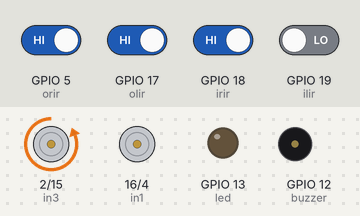
The sketch below on a simulated ESP32. Shown: motor-driver pin pairs drawn as motors (green arrow = first pin HIGH = forward, orange = second pin HIGH = backward, longer = more drive), output pins drawn as LEDs (lit = HIGH), buzzer (waves = sounding, pin HIGH). Inputs (shaded band) come from the test bench; at power-on: GPIO 5 (orir), GPIO 17 (olir), GPIO 18 (irir) HIGH, GPIO 19 (ilir) LOW.

Above: at 2.2 s.
2.3 s: GPIO 19 (ilir) driven HIGH
At 4.1 s:
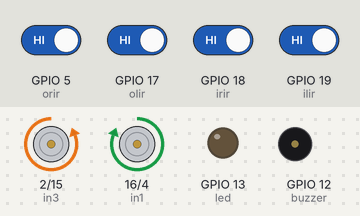
4.8 s: GPIO 18 (irir) driven LOW
At 5.2 s:
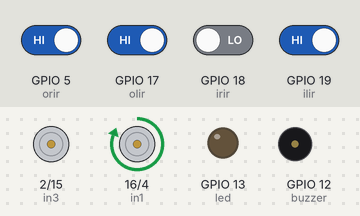
6.3 s: GPIO 19 (ilir) driven LOW
At 6.9 s:
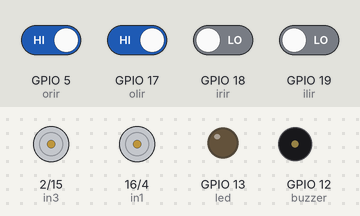
7.8 s: GPIO 5 (orir) driven LOW
At 8.3 s:
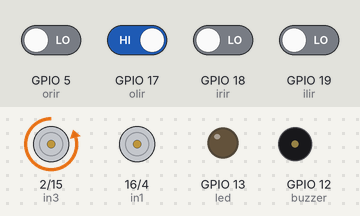
9.3 s: GPIO 17 (olir) driven LOW
At 10.4 s:
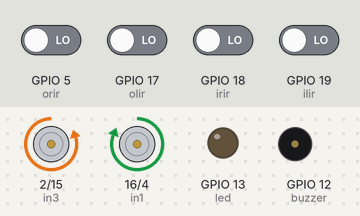
10.8 s: GPIO 17 (olir) driven HIGH
At 11.5 s:
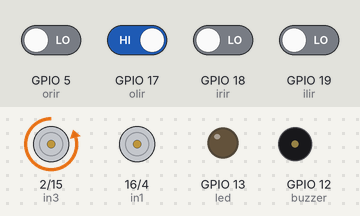
Timing chart, 0 to 13.3 s (numbered marks = the images above; inputs shaded):
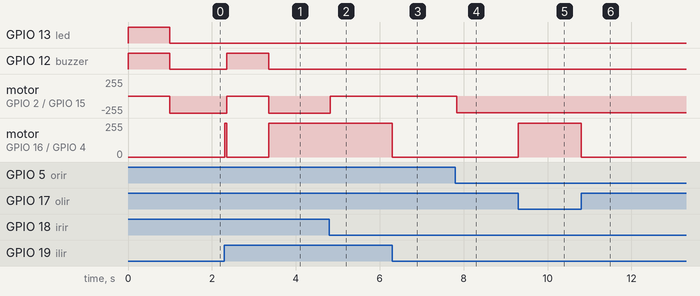

Measured:
- after the input at 2.3 s, GPIO 12 (buzzer): LOW → HIGH after 0.05 s, → LOW 1.0 s later; motor on GPIO 2 (in3) / GPIO 15 (in4): backward 255/255 → stopped after 0.05 s, → backward 255/255 1.0 s later; motor on GPIO 16 (in1) / GPIO 4 (in2): stopped → forward 255/255 after 1.1 s
- after the input at 4.8 s, motor on GPIO 2 (in3) / GPIO 15 (in4): backward 255/255 → stopped at once
- after the input at 6.3 s, motor on GPIO 16 (in1) / GPIO 4 (in2): forward 255/255 → stopped at once
- after the input at 7.8 s, motor on GPIO 2 (in3) / GPIO 15 (in4): stopped → backward 250/255 at once
- after the input at 9.3 s, motor on GPIO 16 (in1) / GPIO 4 (in2): stopped → forward 255/255 at once
- after the input at 10.8 s, motor on GPIO 16 (in1) / GPIO 4 (in2): forward 255/255 → stopped at once

The sketch:

GG_3895_task_4b.ino
```cpp
// Motor pin connections
#define in1 16
#define in2 4
#define in3 2
#define in4 15
#define led 13
#define buzzer 12

// IR sensor pin connections
#define olir 17  // Tx2
#define orir 5  // D5
#define ilir 19  // D19
#define irir 18  // D18
int nodescrossed = 0;

void led_on() {

  digitalWrite(led, HIGH);
}

void led_off() {

  digitalWrite(led, LOW);
}

void buzzer_on() {

  digitalWrite(buzzer, HIGH);
}

void buzzer_off() {

  digitalWrite(buzzer, LOW);
}

void moveForward() {

  digitalWrite(in3, LOW);
  digitalWrite(in2, LOW);
  digitalWrite(in1, HIGH);
  digitalWrite(in4, HIGH);
}

// 2r 3l 4r 5r 7r 9l

void right() {
  digitalWrite(in4, HIGH);
 // digitalWrite(in1, LOW);
}

void left() {
 // digitalWrite(in4, LOW);
  digitalWrite(in1, HIGH);
}

void Pass() {
  while (digitalRead(irir) == HIGH && digitalRead(ilir) == HIGH){
    //digitalWrite(led, HIGH);
    digitalWrite(in1, HIGH);
  digitalWrite(in4, HIGH);
  delay(20);
    digitalWrite(in1, LOW);
  digitalWrite(in4, LOW);
 // digitalWrite(led, LOW);
  }
}

void Right() {
      digitalWrite(in4, HIGH);
        digitalWrite(in1, LOW);
      delay(800);
   while (digitalRead(irir) == HIGH && digitalRead(ilir) == HIGH ){
  //  digitalWrite(led, HIGH);
    digitalWrite(in4, HIGH);
  digitalWrite(in1, LOW);
   delay(20);
    digitalWrite(in1, LOW);
  digitalWrite(in4, LOW);
  }
}

void Left(){
      digitalWrite(in1, HIGH);
        digitalWrite(in4, LOW);
      delay(800);
   while (digitalRead(irir) == HIGH && digitalRead(ilir) == HIGH ){
  //  digitalWrite(led, HIGH);
    digitalWrite(in1, HIGH);
  digitalWrite(in4, LOW);
   delay(20);
    digitalWrite(in1, LOW);
  digitalWrite(in4, LOW);
  }
}

void nr() {
  digitalWrite(in4, LOW);
 // digitalWrite(in1, LOW);
}

void nl() {
 // digitalWrite(in4, LOW);
  digitalWrite(in1, LOW);
}


void Halt() {

  digitalWrite(in3, LOW);
  digitalWrite(in2, LOW);
  digitalWrite(in4, LOW);
  digitalWrite(in1, LOW);
}

void setup() {
  // Motor pins as output
  pinMode(in1, OUTPUT);
  pinMode(in2, OUTPUT);
  pinMode(in3, OUTPUT);
  pinMode(in4, OUTPUT);
  pinMode(led, OUTPUT);
  pinMode(buzzer, OUTPUT);

  // IR sensor pins as input
  pinMode(olir, INPUT);
  pinMode(orir, INPUT);
  pinMode(ilir, INPUT);
  pinMode(irir, INPUT);

  // Keeping all motors off initially
  digitalWrite(in1, LOW);
  digitalWrite(in2, LOW);
  digitalWrite(in3, LOW);
  digitalWrite(in4, LOW);

  led_on();
  buzzer_on();
  delay(1000);
  led_off();
  buzzer_off();

   int orirv = digitalRead(orir);
   int irirv = digitalRead(irir);
   int ilirv = digitalRead(ilir);
   int olirv = digitalRead(olir);
}

void loop() {
int ter = -1;
int ret = 0;
int las = 0;
int sal = 0;

  while(true){
  // delay(3000);
   int orirv = digitalRead(orir);
   int irirv = digitalRead(irir);
   int ilirv = digitalRead(ilir);
   int olirv = digitalRead(olir);
   int dune = 1;

 // Halt();
  if (ilirv == LOW && irirv == LOW ) {
    nr();
    //delay(0.1);
    if (orirv == LOW ) right();
    else nr();
    if (olirv == LOW ) left();
    else nl();

    }

  else {

    if ( irirv == LOW ){ left(); dune = 0;}
    else nl();
    if ( ilirv == LOW ){right(); dune = 0;}
    else nr();

    if(dune == 1){

    moveForward();
    delay(50);

    if(irirv == HIGH && ilirv == HIGH && ret == 0 ){ter++;sal = 0;
    buzzer_on();
    // led_on();
    Halt();
    delay(1000);
    ret = 1;
    buzzer_off();
    // led_off();
    if( ter == 1) {Pass();}
    else if (ter == 2) {Right(); }
    else if(ter == 3) { Left();}
    else if(ter == 4){ Right();}
    else if (ter == 5) {Right(); }
    else if(ter == 6) { Pass();}
    else if(ter == 7){ Right();}
    else if (ter == 8) {Pass(); }
    else if(ter == 9) { Left();}
    else if(ter == 10){ Pass();}
    else {    Pass();    }
    }
    Halt();
    }}
     if(ter >= 10) { las++; delay(1); }
  if(las > 1800) {
      Halt();
      led_on();
      buzzer_on();
      delay(5000);
      led_off();
      buzzer_off();
      Halt();
      esp_deep_sleep_start();
      delay(10e6);
      return;
  }
  if(ret == 1 && sal > 500) { ret = 0; }
  sal++;
    }
  // delay(1);
  }
```
